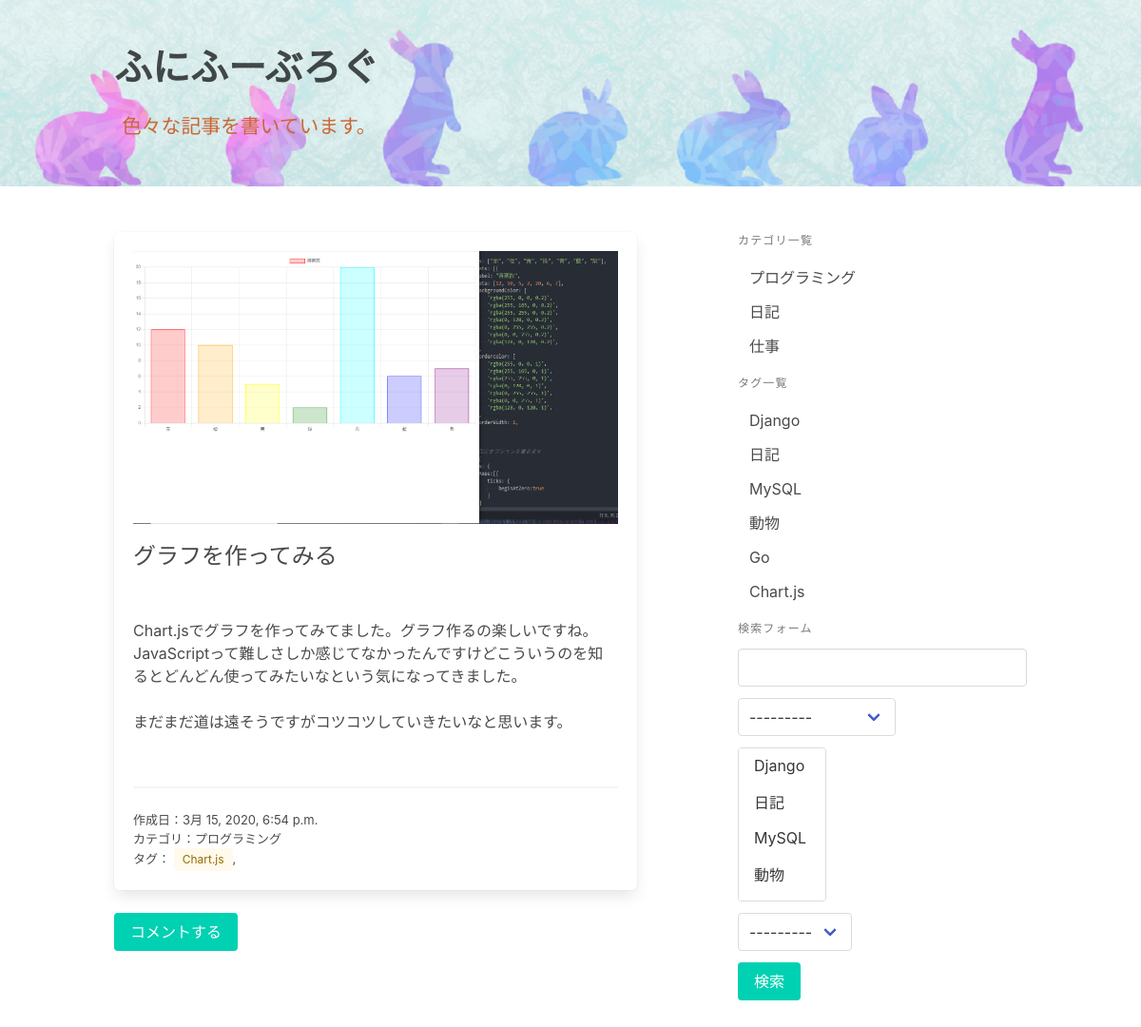
The app's page /detail/14/ with its own data.
### blog/models.py (models this page shows, shortened)
class Post(models.Model):
    photo = models.ImageField('画像', blank=True)
    title = models.CharField('タイトル', max_length=32)
    text = models.TextField('本文')
    category = models.ForeignKey(Category, on_delete=models.PROTECT, verbose_name='カテゴリ')
    tags = models.ManyToManyField(Tag, verbose_name='タグ', blank=True)
    writer = models.ForeignKey(settings.AUTH_USER_MODEL, on_delete=models.PROTECT, verbose_name='投稿者')
    created_at = models.DateTimeField('作成日', auto_now_add=True)
    updated_at = models.DateTimeField('更新日', auto_now=True)

class Category(models.Model):
    name = models.CharField('カテゴリ名', max_length=255, unique=True)
    def __str__(self):
        return self.name

class Tag(models.Model):
    name = models.CharField('タグ名', max_length=255, unique=True)
    def __str__(self):
        return self.name

### blog/views.py (the view)
# urls.py: path('detail/<int:pk>/', views.PostDetail.as_view(), name='post_detail'),
class PostDetail(generic.DetailView):
    model = Post

### blog/forms.py
class PostSearchForm(forms.Form):
    key_word = forms.CharField(
        label='キーワード', required=False,
        widget=forms.TextInput(attrs={'class': 'input'})
    )
    category = forms.ModelChoiceField(
        label='カテゴリの選択', required=False,
        queryset=Category.objects.all(),
    )
    tags = forms.ModelMultipleChoiceField(
        label='タグの選択', required=False,
        queryset=Tag.objects.all(),
    )
    user = forms.ModelChoiceField(
        label='投稿者', required=False,
        queryset=User.objects.all(),
    )

### blog/templatetags/blog.py (called while the page is built)
@register.inclusion_tag('blog/category_and_tag_list.html')
def create_category_and_tag_list():
    return {
        'category_list': Category.objects.all(),
        'tag_list': Tag.objects.all(),
    }

@register.inclusion_tag('blog/search_form.html')
def create_search_form(request):
    form = PostSearchForm(request.GET or None)
    return {'form': form}

### blog/templates/blog/post_detail.html (shortened to what this page needs)
{% extends 'blog/base.html' %}
{% block content %}
  <article class="box">
  <figure class="image is-16by9">
    <img src="{{post.photo.url}}">
  </figure>
    <h1 class="posttitle">{{post.title}}</h1>
    <div class='text'>
      {{ post.text| linebreaksbr | urlize }}
    </div>
    <hr>
    <p class="small">作成日：{{post.created_at}}</p>
    <p class="small">カテゴリ：{{post.category}}</p>
    <p class="small">タグ：  {% for tag in post.tags.all %}<span class="tag is-warning is-light">{{tag}}</span>,{% endfor %}</p>
  </article>
  <a class="button is-primary" href="{% url 'blog:comment_create' post.pk %}">コメントする</a>
  <section class='section'>
  </section>
{% endblock %}

### blog/templates/blog/category_and_tag_list.html
<p class="menu-label">カテゴリ一覧</p>
<ul class="menu-list">
  {% for category in category_list %}
    <li> <a href="{% url 'blog:post_category_list' category.pk %}">{{category}}</a> </li>
  {% endfor %}
</ul>
<p class="menu-label">タグ一覧</p>
<ul class="menu-list">
  {% for tag in tag_list %}
    <li> <a href="{% url 'blog:post_tag_list' tag.pk %}">{{tag}}</a> </li>
  {% endfor %}
</ul>

### blog/static/blog/base.css (style rules this page uses)
.posttitle { font-size: 1.5rem; padding-top: 1rem; padding-bottom: 3rem; }
.text { padding-bottom: 2rem; }
.small { font-size: small; }

### records on screen
Post: photo (picture), title "グラフを作ってみる", text "Chart.jsでグラフを作ってみてました。グラフ作るの楽しいですね。 JavaScriptって難しさしか感じてなかったんですけどこういうのを知るとどんどん使ってみたいなという気になってきました。 まだまだ道は遠そうですがコツコツしていきたいなと思います。", created_at "3月 15, 2020, 6:54 p.m.", category "プログラミング"
Tag: name "Chart.js"
Category: name "プログラミング"
Category: name "日記"
Category: name "仕事"
Tag: name "Django"
Tag: name "日記"
Tag: name "MySQL"
Tag: name "動物"
Tag: name "Go"
